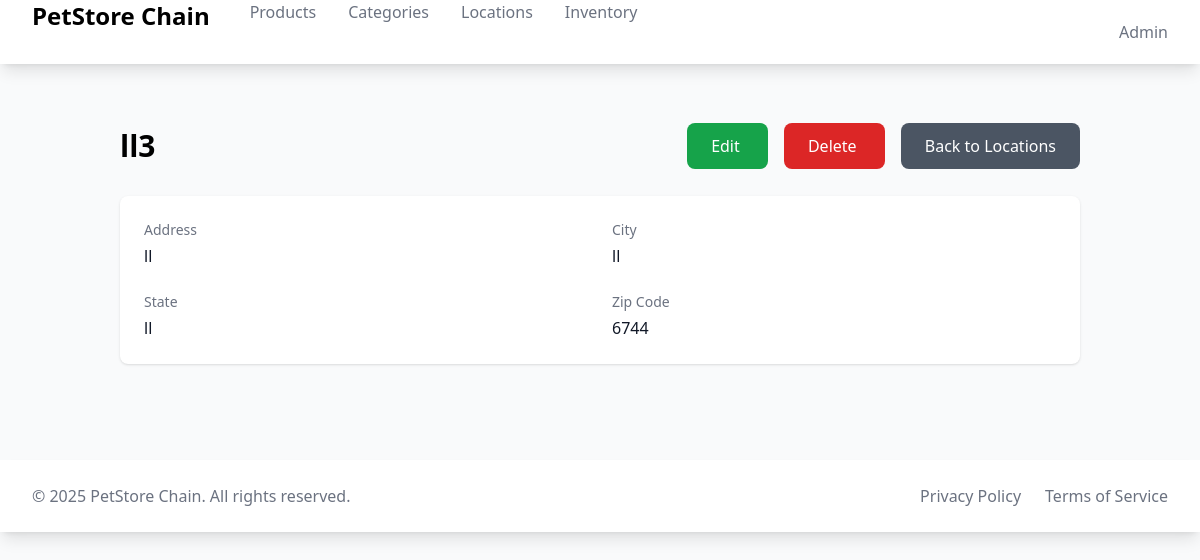
Before: /locations/2/ with the older database file.
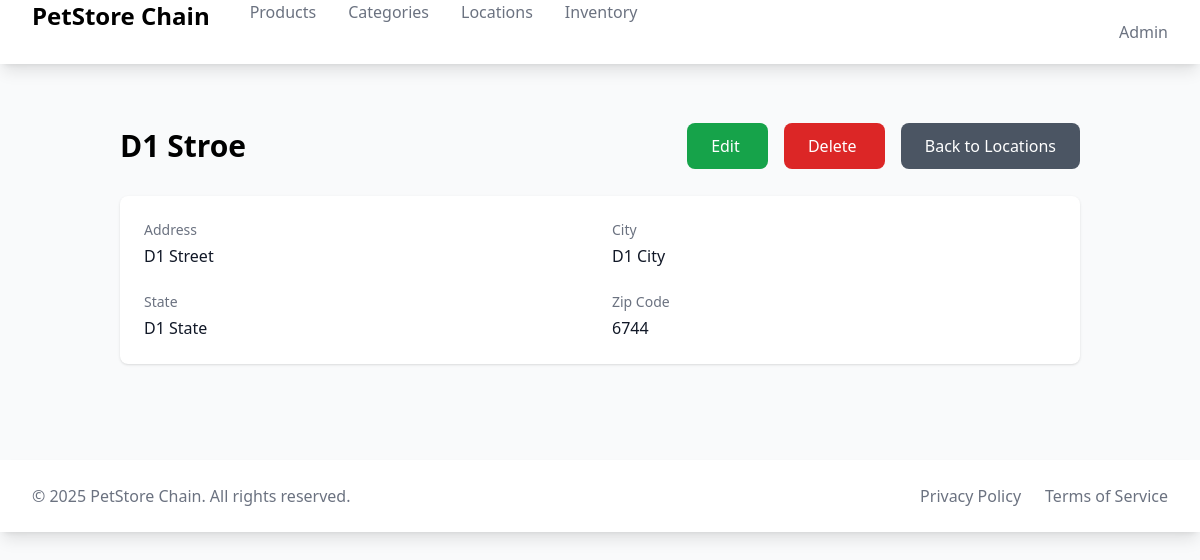
After: the same page with the newer database file.
### locations/models.py (models this page shows, shortened)
class Location(models.Model):
    name = models.CharField(max_length=100)
    address = models.CharField(max_length=255)
    city = models.CharField(max_length=100)
    state = models.CharField(max_length=50)
    zip_code = models.CharField(max_length=10)
    class Meta:
        ordering = ['name']

### locations/views.py (the view)
# urls.py: path('<int:pk>/', views.LocationDetailView.as_view(), name='detail'),
class LocationDetailView(DetailView):
    model = Location
    template_name = 'locations/location_detail.html'
    context_object_name = 'location'

### locations/templates/locations/location_detail.html
{% extends "base.html" %}
{% block content %}
<div class="container mx-auto px-4 py-8">
    <div class="flex justify-between items-center mb-8">
        <h1 class="text-3xl font-bold">{{ location.name }}</h1>
        <div class="space-x-4">
            <a href="{% url 'locations:update' location.pk %}" class="bg-green-600 text-white px-6 py-3 rounded-lg hover:bg-green-700">
                Edit
            </a>
            <a href="{% url 'locations:delete' location.pk %}" class="bg-red-600 text-white px-6 py-3 rounded-lg hover:bg-red-700">
                Delete
            </a>
                <a href="{% url 'locations:list' %}" class="bg-gray-600 text-white px-6 py-3 rounded-lg hover:bg-gray-700">
                    Back to Locations
                </a>
        </div>
    </div>
    <div class="bg-white shadow rounded-lg p-6">
        <div class="grid grid-cols-1 md:grid-cols-2 gap-6">
            <div>
                <h2 class="text-sm font-medium text-gray-500">Address</h2>
                <p class="mt-1 text-gray-900">{{ location.address }}</p>
            </div>
            <div>
                <h2 class="text-sm font-medium text-gray-500">City</h2>
                <p class="mt-1 text-gray-900">{{ location.city }}</p>
            </div>
            <div>
                <h2 class="text-sm font-medium text-gray-500">State</h2>
                <p class="mt-1 text-gray-900">{{ location.state }}</p>
            </div>
            <div>
                <h2 class="text-sm font-medium text-gray-500">Zip Code</h2>
                <p class="mt-1 text-gray-900">{{ location.zip_code }}</p>
            </div>
        </div>
    </div>
</div>
{% endblock %}

Changed rows visible on the page:
changed Location: name "ll3" → "D1 Stroe"; address "ll" → "D1 Street"; city "ll" → "D1 City"; state "ll" → "D1 State"
